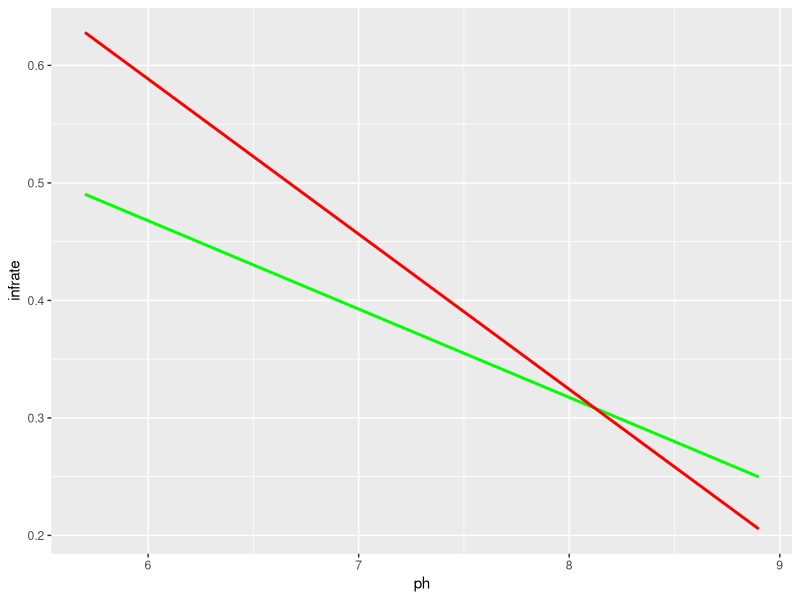

Recreate this plot in R.
## ---- chunk 1
knitr::opts_chunk$set(echo = TRUE)
library(tidyverse)
lead <- readxl::read_excel("./data/lead_mortality.xlsx")
guns <- readxl::read_excel("./data/Guns.xlsx")
## ---- chunk 2
head(lead)

lead %>% 
  group_by(lead) %>% 
  summarize(
    counts = n(),
    avg_infrate = mean(infrate),
    se_infrate = sd(infrate)/sqrt(counts),
    statistic = avg_infrate/se_infrate
  )

(mean_diff <- 0.4032576 - 0.3811679)
(se_diff <- sqrt(0.01992380^2 + 0.01415293^2))
(t_diff <- mean_diff/se_diff)
## ---- chunk 3
lead_lm_1 <- lm(infrate~lead*ph, lead)
summary(lead_lm_1)
## ---- chunk 4
ggplot(mapping = aes(ph, infrate)) + 
  geom_smooth(data = lead %>% filter(lead == 0), method = "lm", se = FALSE, color = "green") + 
  geom_smooth(data = lead %>% filter(lead == 1), method = "lm", se = FALSE, color = "red")
## ---- chunk 5
mean(lead$ph)
## ---- chunk 6
sd(lead$ph)
## ---- chunk 7
lead_lm_2 <- lm(
  infrate~
    lead+
    ph+
    lead:ph+
    typhoid_rate+
    hardness+
    np_tub_rate+
    temperature+
    precipitation,
  lead
)
summary(lead_lm_2)
## ---- chunk 8
head(guns)
## ---- chunk 9
lm_guns_1 <- lm(log(vio)~shall, guns)
summary(lm_guns_1)
## ---- chunk 10
lm_guns_2 <- lm(log(vio)~shall+incarc_rate+density+avginc+pop+pb1064+pw1064+pm1029, guns)
summary(lm_guns_2)
## ---- chunk 11
lm_guns_3 <- lm(
  log(vio)~shall+incarc_rate+density+avginc+pop+pb1064+pw1064+pm1029+factor(stateid), 
  guns
)
summary(lm_guns_3)
## ---- chunk 12
lm_guns_4 <- lm(
  log(vio)~shall+incarc_rate+density+avginc+pop+pb1064+pw1064+pm1029+factor(stateid)+factor(year), 
  guns
)
summary(lm_guns_4)
## ---- chunk 13
lm_guns_rob_1 <- lm(
  log(rob)~shall,
  guns
)
lm_guns_rob_2 <- lm(
  log(rob)~shall+incarc_rate+density+avginc+pop+pb1064+pw1064+pm1029, 
  guns
)
lm_guns_rob_3 <- lm(
  log(rob)~shall+incarc_rate+density+avginc+pop+pb1064+pw1064+pm1029+factor(stateid), 
  guns
)
lm_guns_rob_4 <- lm(
  log(rob)~shall+incarc_rate+density+avginc+pop+pb1064+pw1064+pm1029+factor(stateid)+factor(year), 
  guns
)
summary(lm_guns_rob_1)
summary(lm_guns_rob_2)
summary(lm_guns_rob_3)
summary(lm_guns_rob_4)
## ---- chunk 14
lm_guns_mur_1 <- lm(
  log(mur)~shall,
  guns
)
lm_guns_mur_2 <- lm(
  log(mur)~shall+incarc_rate+density+avginc+pop+pb1064+pw1064+pm1029, 
  guns
)
lm_guns_mur_3 <- lm(
  log(mur)~shall+incarc_rate+density+avginc+pop+pb1064+pw1064+pm1029+factor(stateid), 
  guns
)
lm_guns_mur_4 <- lm(
  log(mur)~shall+incarc_rate+density+avginc+pop+pb1064+pw1064+pm1029+factor(stateid)+factor(year), 
  guns
)
summary(lm_guns_mur_1)
summary(lm_guns_mur_2)
summary(lm_guns_mur_3)
summary(lm_guns_mur_4)

